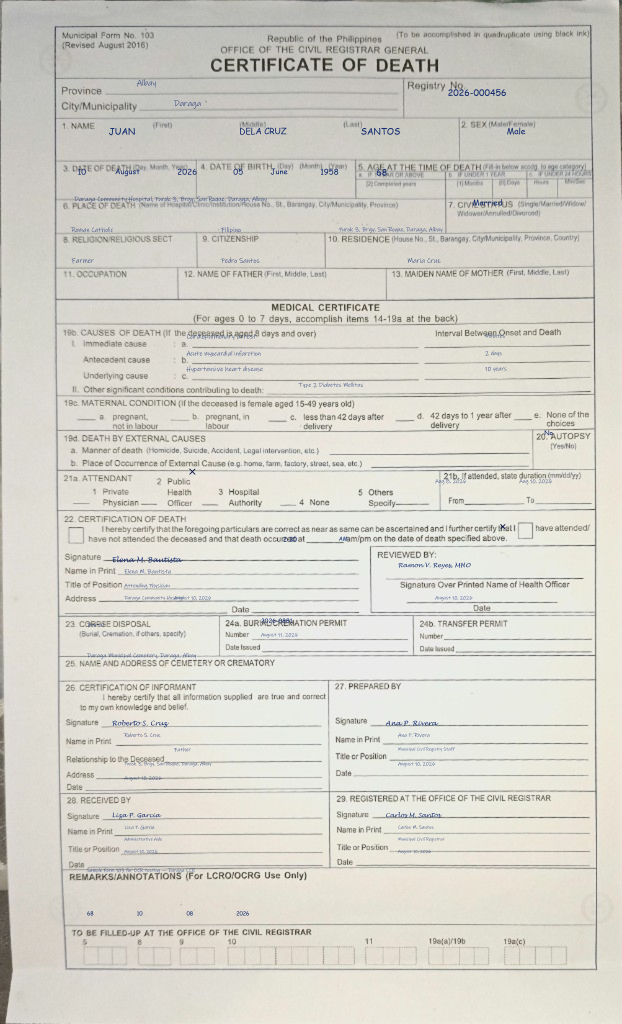
#> input picture daragacivilregistrymanagementsystem/ocr/templates/death_form103_example.jpg, 2488 x 4096 px (shown at 1/4 size); its folder holds only this picture in this run
$ python -i detect.py   (imports and definitions only)
#> lines starting #> are read from the running program, lines starting #| are printed output that depends on the picture
### daragacivilregistrymanagementsystem/ocr/shared.py
import os
import threading
import warnings
from contextlib import contextmanager, redirect_stderr, redirect_stdout
from importlib.util import find_spec

os.environ.setdefault("GLOG_minloglevel", "3")
os.environ.setdefault("GLOG_v", "0")
os.environ.setdefault("FLAGS_minloglevel", "3")
os.environ.setdefault("PADDLE_PDX_DISABLE_MODEL_SOURCE_CHECK", "True")
os.environ.setdefault("KMP_WARNINGS", "0")
os.environ.setdefault("OMP_DISPLAY_ENV", "FALSE")
_cpu_n = os.cpu_count() or 4
_ocr_threads = os.environ.get("OCR_CPU_THREADS") or ("2" if _cpu_n >= 4 else "1")
os.environ.setdefault("OCR_CPU_THREADS", _ocr_threads)
os.environ.setdefault("OMP_NUM_THREADS", _ocr_threads)
os.environ.setdefault("MKL_NUM_THREADS", _ocr_threads)
os.environ.setdefault("OPENBLAS_NUM_THREADS", _ocr_threads)
os.environ.setdefault("NUMEXPR_NUM_THREADS", _ocr_threads)
os.environ.setdefault("FLAGS_omp_num_threads", _ocr_threads)

import cv2
import numpy as np

warnings.filterwarnings("ignore", message="No ccache found")
warnings.filterwarnings("ignore", category=UserWarning, module="paddle")


class OCREngineNotFoundError(Exception):
    pass


# Longest side sent to the recognizer. Certificate scans are often 2000px+;
# running the full resolution on CPU is the main reason OCR felt stuck.
_OCR_MAX_SIDE = 960

_OCR_INSTANCE = None
_OCR_LOCK = threading.Lock()
_PaddleOCR = None


@contextmanager
def _quiet_stdio():
    """Silence Python prints and native Windows tools (e.g. `where`) spawned by Paddle."""
    import sys

    stdout = getattr(sys.stdout, "_wrapped", sys.stdout)
    stderr = getattr(sys.stderr, "_wrapped", sys.stderr)
    if hasattr(stdout, "flush"):
        stdout.flush()
    if hasattr(stderr, "flush"):
        stderr.flush()

    saved_out = saved_err = None
    nul_fd = None
    try:
        saved_out = os.dup(1)
        saved_err = os.dup(2)
        nul_fd = os.open(os.devnull, os.O_WRONLY)
        os.dup2(nul_fd, 1)
        os.dup2(nul_fd, 2)
        with open(os.devnull, "w") as devnull:
            with redirect_stdout(devnull), redirect_stderr(devnull):
                yield
    except OSError:
        with open(os.devnull, "w") as devnull:
            with redirect_stdout(devnull), redirect_stderr(devnull):
                yield
    finally:
        if saved_out is not None:
            os.dup2(saved_out, 1)
            os.close(saved_out)
        if saved_err is not None:
            os.dup2(saved_err, 2)
            os.close(saved_err)
        if nul_fd is not None:
            os.close(nul_fd)


def _load_paddleocr():
    global _PaddleOCR
    if _PaddleOCR is not None:
        return _PaddleOCR
    with _quiet_stdio():
        from paddleocr import PaddleOCR as _Cls
    _PaddleOCR = _Cls
    return _PaddleOCR


def get_ocr():
    """
    Lazily create a shared PaddleOCR instance.
    """
    global _OCR_INSTANCE
    if _OCR_INSTANCE is not None:
        return _OCR_INSTANCE

    if find_spec("paddle") is None:
        raise OCREngineNotFoundError(
            "PaddleOCR requires the 'paddlepaddle' package. Install it in the project environment: "
            "pip install paddlepaddle"
        )

    PaddleOCR = _load_paddleocr()
    try:
        cpu_threads = max(1, min(8, int(os.environ.get("OCR_CPU_THREADS") or "4")))
    except ValueError:
        cpu_threads = 4
    ocr_kwargs = dict(
        lang="en",
        ocr_version="PP-OCRv4",
        use_textline_orientation=False,
        use_doc_orientation_classify=False,
        use_doc_unwarping=False,
        text_det_limit_side_len=_OCR_MAX_SIDE,
        text_det_limit_type="max",
        text_recognition_batch_size=16,
        cpu_threads=cpu_threads,
    )
    try:
        with _quiet_stdio():
            try:
                _OCR_INSTANCE = PaddleOCR(**ocr_kwargs)
            except (TypeError, ValueError):
                ocr_kwargs.pop("cpu_threads", None)
                ocr_kwargs.pop("ocr_version", None)
                try:
                    _OCR_INSTANCE = PaddleOCR(**ocr_kwargs)
                except TypeError:
                    _OCR_INSTANCE = PaddleOCR(
                        lang="en",
                        use_textline_orientation=False,
                        use_doc_orientation_classify=False,
                        use_doc_unwarping=False,
                    )
    except Exception as exc:
        raise OCREngineNotFoundError(
            "Failed to initialize PaddleOCR engine. Ensure 'paddlepaddle' is installed and compatible "
            "with this Python version."
        ) from exc
    return _OCR_INSTANCE


# [30 lines left out: functions warmup_ocr, _page_to_dict, _normalize_ocr_pages, not called in this run]


def _resize_for_ocr(img, max_side=None):
    limit = int(max_side or _OCR_MAX_SIDE)
    h, w = img.shape[:2]
    longest = max(h, w)
    if longest <= limit:
        return img, 1.0
    scale = limit / float(longest)
    new_w = max(32, int(round(w * scale)))
    new_h = max(32, int(round(h * scale)))
    resized = cv2.resize(img, (new_w, new_h), interpolation=cv2.INTER_AREA)
    return resized, scale


# [12 lines left out: function _scale_pages_to_original, not called in this run]


def run_ocr_on_image(img, max_side=None):
    """
    Run PaddleOCR on an in-memory image (numpy array, BGR).
    Returns the same "dict per page" structure as run_ocr_on_image_path.
    Boxes are returned in the original image coordinates.
    """
    if img is None:
        raise ValueError("Image is None")
    ocr_img, scale = _resize_for_ocr(img, max_side=max_side)
    with _OCR_LOCK:
        ocr = get_ocr()
        with _quiet_stdio():
            if hasattr(ocr, "predict"):
                raw = ocr.predict(ocr_img)
            else:
                raw = ocr.ocr(ocr_img, cls=True)
        if hasattr(ocr, "predict"):
            pages = _normalize_ocr_pages(raw)
            return _scale_pages_to_original(pages, scale)
    pages = []
    for page in raw or []:
        rec_texts, rec_scores, dt_polys = [], [], []
        for line in page or []:
            if not line or len(line) != 2:
                continue
            box, (text, score) = line
            rec_texts.append(str(text))
            rec_scores.append(float(score))
            dt_polys.append(box)
        pages.append({"rec_texts": rec_texts, "rec_scores": rec_scores, "dt_polys": dt_polys})
    return _scale_pages_to_original(pages, scale)


# [12 lines left out: function run_ocr_on_image_path, not called in this run]

### daragacivilregistrymanagementsystem/ocr/detect.py
"""Identify birth, marriage, or death from the certificate title at the top of the page."""
from __future__ import annotations

from pathlib import Path
from typing import Any, Dict, List, Optional, Tuple

import cv2
import numpy as np

from ocr.engine import detect_document_type_detail, document_type_label


TITLE_TEMPLATE_DIR = Path(__file__).resolve().parent / "title_templates"
_DOC_KEYS = ("birth", "marriage", "death")
_TITLE_REASONS = {
    "birth": "Certificate of Live Birth",
    "marriage": "Certificate of Marriage",
    "death": "Certificate of Death",
}

_TEMPLATE_CACHE: Optional[List[Tuple[str, np.ndarray]]] = None


# [26 lines left out: functions _pages_to_text, _as_gray, _resize_width, not called in this run]


def _prep_band(gray: np.ndarray, width: int) -> np.ndarray:
    band = _resize_width(gray, width)
    return cv2.GaussianBlur(band, (3, 3), 0)


def _load_title_templates() -> List[Tuple[str, np.ndarray]]:
    global _TEMPLATE_CACHE
    if _TEMPLATE_CACHE is not None:
        return _TEMPLATE_CACHE
    loaded: List[Tuple[str, np.ndarray]] = []
    for key in _DOC_KEYS:
        path = TITLE_TEMPLATE_DIR / f"{key}.png"
        img = cv2.imread(str(path), cv2.IMREAD_GRAYSCALE)
        if img is None:
            continue
        loaded.append((key, _prep_band(img, 480)))
    _TEMPLATE_CACHE = loaded
    return loaded


# [19 lines left out: functions _title_search_band, _template_score, not called in this run]


def match_title_templates(img) -> Dict[str, Any]:
    """
    Fast visual match of the top heading against the three official
    PSA titles: Certificate of Live Birth, Marriage, and Death.
    """
    empty = {
        "doc_type": None,
        "label": "",
        "confidence": "none",
        "reason": "Title did not match a known certificate",
        "scores": {},
    }
    templates = _load_title_templates()
    if not templates:
        empty["reason"] = "Title templates are missing"
        return empty

    search = _title_search_band(img)
    scores = {key: _template_score(search, tpl) for key, tpl in templates}
    ranked = sorted(scores.items(), key=lambda item: item[1], reverse=True)
    best_type, best_score = ranked[0]
    second_score = ranked[1][1] if len(ranked) > 1 else 0.0
    margin = best_score - second_score

    if best_score >= 0.58 and margin >= 0.08:
        confidence = "high"
    elif best_score >= 0.48 and margin >= 0.05:
        confidence = "medium"
    else:
        empty["scores"] = {k: round(v, 3) for k, v in scores.items()}
        return empty

    return {
        "doc_type": best_type,
        "label": document_type_label(best_type),
        "confidence": confidence,
        "reason": _TITLE_REASONS[best_type],
        "scores": {k: round(v, 3) for k, v in scores.items()},
    }


def _ocr_title_band(img) -> Dict[str, Any]:
    from ocr.shared import run_ocr_on_image

    height, width = img.shape[:2]
    y2 = max(96, int(height * 0.20))
    crop = img[0:y2, 0:width]
    if crop.shape[1] > 720:
        scale = 720.0 / float(crop.shape[1])
        crop = cv2.resize(
            crop,
            (720, max(48, int(round(crop.shape[0] * scale)))),
            interpolation=cv2.INTER_AREA,
        )
    pages = run_ocr_on_image(crop, max_side=720)
    header_text = _pages_to_text(pages)
    detail = detect_document_type_detail(header_text)
    if not detail.get("doc_type"):
        return {
            "doc_type": None,
            "label": "",
            "confidence": "none",
            "reason": detail.get("reason") or "Could not read the certificate heading",
            "header_text": header_text,
        }
    return {
        "doc_type": detail["doc_type"],
        "label": detail.get("label") or document_type_label(detail["doc_type"]),
        "confidence": detail.get("confidence") or "medium",
        "reason": detail.get("reason") or "",
        "header_text": header_text,
    }


def detect_from_image(path: str, ocr_fallback: bool = True) -> Dict[str, Any]:
    """
    Identify a civil-registry certificate from the printed title at the top.
    Visual title matching runs first (no OCR). Header OCR is only a fallback.
    """
#> called with path = 'templates/death_form103_example.jpg', ocr_fallback = True
    empty = {
        "doc_type": None,
        "label": "",
        "confidence": "none",
        "reason": "Could not read the certificate heading",
        "header_text": "",
    }
    img = cv2.imread(path)
#> img is the input picture: shape (4096, 2488, 3); mean B, G, R 202.9, 211.1, 212.9
    if img is None:
        empty["reason"] = "Could not open the image"
        return empty

    visual = match_title_templates(img)
#> visual = 5 items
    if visual.get("doc_type"):
        visual["header_text"] = visual.get("reason") or ""
        return visual

    if not ocr_fallback:
        visual["header_text"] = ""
        return visual

    return _ocr_title_band(img)
#> in _ocr_title_band, `crop = img[0:y2, 0:width]`:
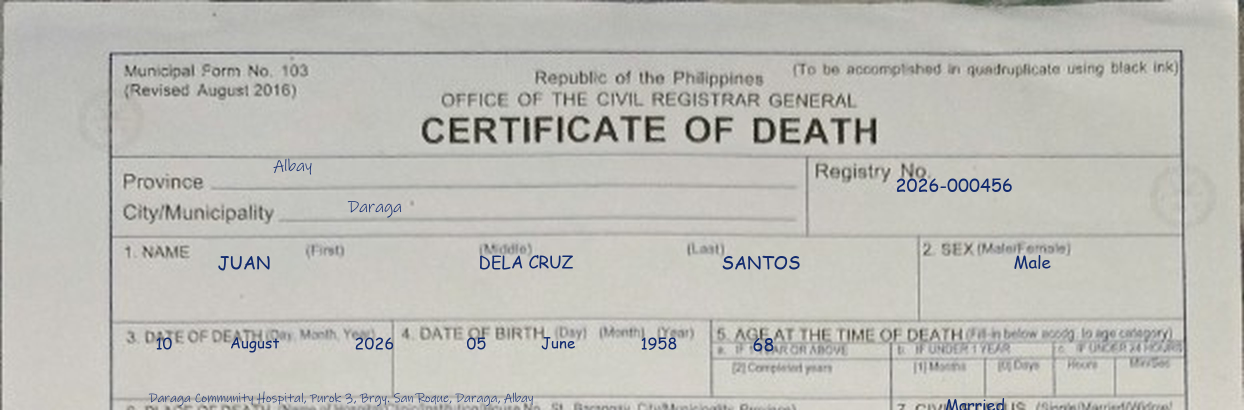
#> crop: shape (819, 2488, 3) (shown at 1/2 size); mean B, G, R 183.3, 188.9, 189.5
#> in _ocr_title_band, `crop = cv2.resize( crop, (720, max(48, int(round(crop.shape[0] * scale..`:
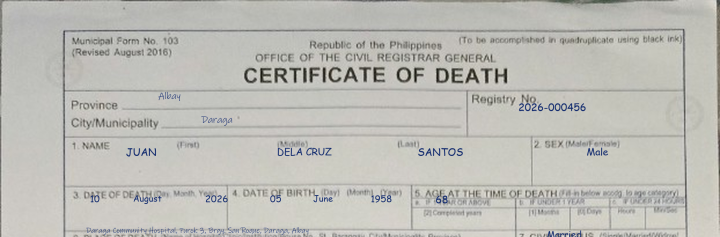
#> crop: shape (237, 720, 3); mean B, G, R 183.3, 188.9, 189.5
#> in run_ocr_on_image, `ocr_img, scale = _resize_for_ocr(img, max_side=max_side)`: scale = 1

#> (the run stopped early here; a loop or call above may not have finished)
